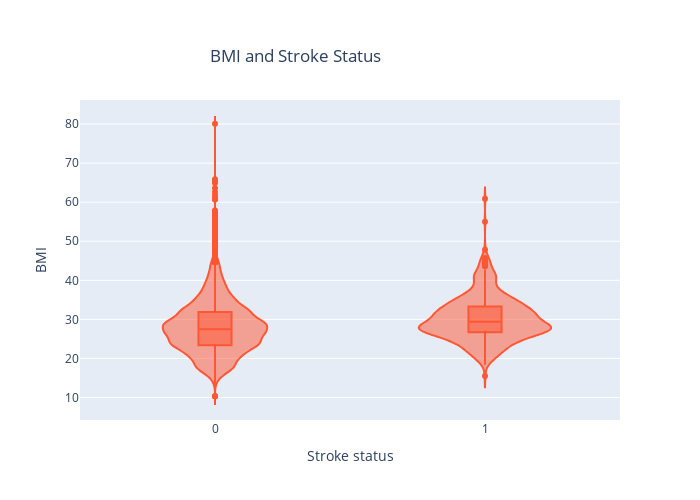

Here is the notebook cell this chart was saved with:
### Code cell
fig = px.violin(train_df, y = 'bmi', x = 'stroke', box = True, width = 700, height = 500, color_discrete_sequence=plot_color,
                title = 'BMI and Stroke Status',
                labels = {'stroke': 'Stroke status', 'bmi' : 'BMI'})
fig.update_layout(title_x = 0.3, title_y = 0.9)
fig.show()

### Figure 1 — Plotly figure (JSON) as saved in the notebook; plotly's stock layout.template omitted (floating-point values rounded to 4 significant figures; data arrays with more than 128 entries replaced by an {"elided": "..."} marker saying what was removed)
{"data": [{"alignmentgroup": "True", "box": {"visible": true}, "hovertemplate": "Stroke status=%{x}<br>BMI=%{y}<extra></extra>", "legendgroup": "", "marker": {"color": "#FF5733"}, "name": "", "offsetgroup": "", "orientation": "v", "scalegroup": "True", "showlegend": false, "type": "violin", "x": {"elided": "15303 int values"}, "x0": " ", "xaxis": "x", "y": {"elided": "15303 float values"}, "y0": " ", "yaxis": "y"}], "layout": {"height": 500, "legend": {"tracegroupgap": 0}, "title": {"text": "BMI and Stroke Status", "x": 0.3, "y": 0.9}, "violinmode": "group", "width": 700, "xaxis": {"anchor": "y", "domain": [0, 1], "title": {"text": "Stroke status"}}, "yaxis": {"anchor": "x", "domain": [0, 1], "title": {"text": "BMI"}}}}
